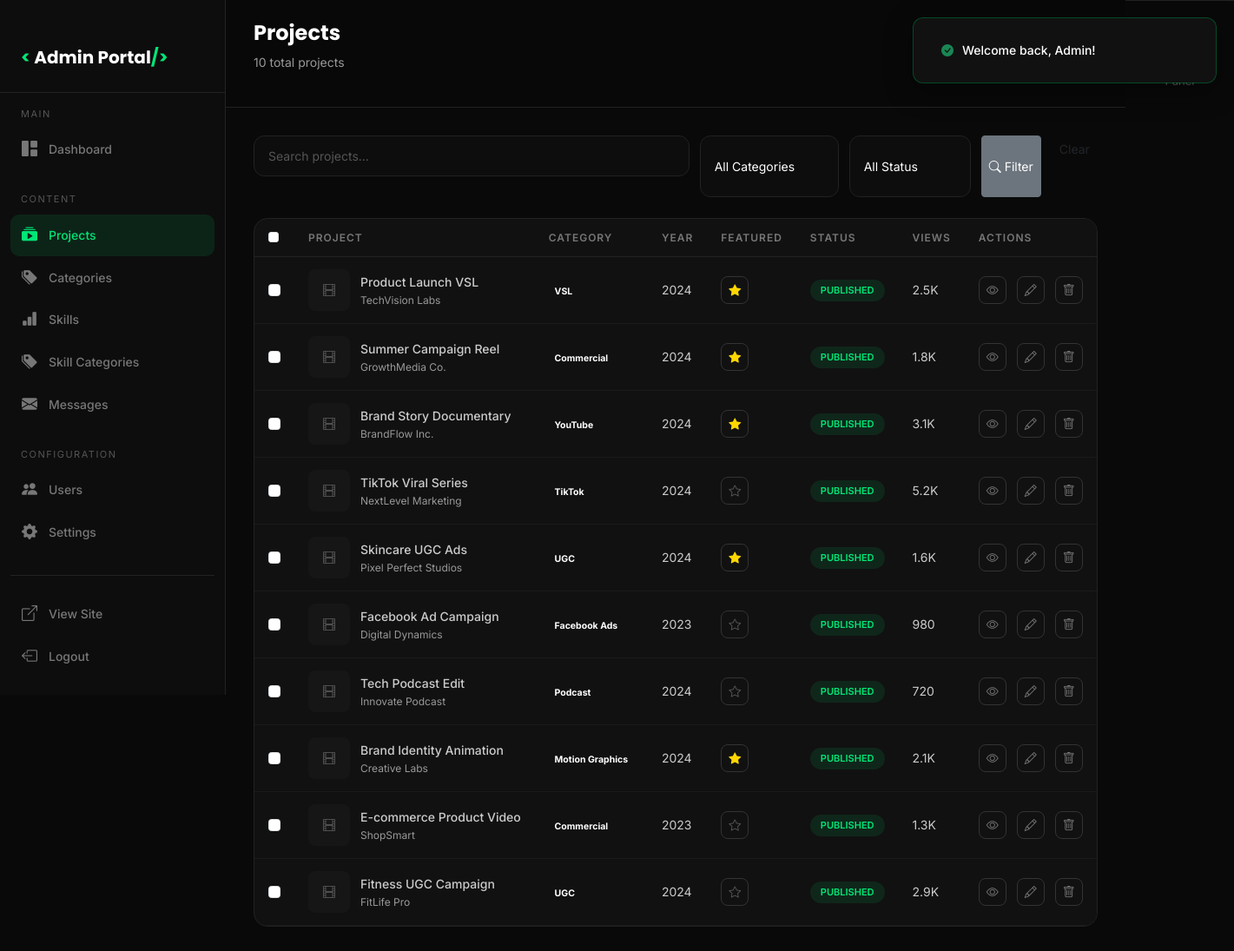
Screenshot of /admin/projects.php (signed in) with the database file from the repository.
### tables this page shows
CREATE TABLE `projects` (
  `id` INT UNSIGNED NOT NULL AUTO_INCREMENT,
  `title` VARCHAR(255) NOT NULL,
  `client` VARCHAR(200) DEFAULT NULL,
  `category_id` INT UNSIGNED NOT NULL,
  `description` TEXT DEFAULT NULL,
  `video_url` VARCHAR(500) DEFAULT NULL,
  `github_url` VARCHAR(500) DEFAULT NULL,
  `video_file` VARCHAR(500) DEFAULT NULL,
  `thumbnail` VARCHAR(500) DEFAULT NULL,
  `thumbnail_url` VARCHAR(500) DEFAULT NULL,
  `year` YEAR DEFAULT NULL,
  `duration` VARCHAR(50) DEFAULT NULL,
  `software_used` VARCHAR(255) DEFAULT NULL,
  `featured` TINYINT(1) NOT NULL DEFAULT 0,
  `status` ENUM('draft','published','archived') NOT NULL DEFAULT 'published',
  `views` INT UNSIGNED NOT NULL DEFAULT 0,
  `sort_order` INT NOT NULL DEFAULT 0,
  `created_at` TIMESTAMP NOT NULL DEFAULT CURRENT_TIMESTAMP,
  `updated_at` TIMESTAMP NOT NULL DEFAULT CURRENT_TIMESTAMP ON UPDATE CURRENT_TIMESTAMP,
  PRIMARY KEY (`id`),
  KEY `idx_project_category` (`category_id`),
  KEY `idx_project_featured` (`featured`),
  KEY `idx_project_status` (`status`),
  CONSTRAINT `fk_project_category` FOREIGN KEY (`category_id`) REFERENCES `categories` (`id`) ON DELETE CASCADE
);

CREATE TABLE `categories` (
  `id` INT UNSIGNED NOT NULL AUTO_INCREMENT,
  `name` VARCHAR(100) NOT NULL,
  `slug` VARCHAR(120) NOT NULL,
  `description` TEXT DEFAULT NULL,
  `sort_order` INT NOT NULL DEFAULT 0,
  `created_at` TIMESTAMP NOT NULL DEFAULT CURRENT_TIMESTAMP,
  PRIMARY KEY (`id`),
  UNIQUE KEY `uk_category_slug` (`slug`)
);

### includes/functions.php (called while the page is built, shortened)
<?php
function sanitize($input) {
    return htmlspecialchars(trim($input), ENT_QUOTES, 'UTF-8');
}
function formatNumber($n) {
    if ($n >= 1000) {
        return round($n / 1000, 1) . 'K';
    }
    return $n;
}
function getFlash() {
    if (isset($_SESSION['flash'])) {
        $flash = $_SESSION['flash'];
        return $flash;
    }
    return null;
}

### classes/Database.php (called while the page is built, shortened)
<?php
class Database {
    private static ?Database $instance = null;
    private ?\PDO $pdo = null;
    private function __construct() {
        try {
            $dsn = 'mysql:host=' . DB_HOST . ';dbname=' . DB_NAME . ';charset=' . DB_CHARSET;
            $this->pdo = new \PDO($dsn, DB_USER, DB_PASS, [
                \PDO::ATTR_ERRMODE => \PDO::ERRMODE_EXCEPTION,
                \PDO::ATTR_DEFAULT_FETCH_MODE => \PDO::FETCH_ASSOC,
                \PDO::ATTR_EMULATE_PREPARES => false,
            ]);
        } catch (\PDOException $e) {
            $this->pdo = null;
            self::$connected = false;
            error_log("Database connection failed: " . $e->getMessage());
        }
    }
    public static function getInstance(): self {
        if (self::$instance === null) {
            self::$instance = new self();
        }
        return self::$instance;
    }
    public function query(string $sql, array $params = []): \PDOStatement {
        $stmt = $this->pdo->prepare($sql);
        $stmt->execute($params);
        return $stmt;
    }
    public function select(string $sql, array $params = []): array {
        try {
            return $this->query($sql, $params)->fetchAll();
        } catch (\Exception $e) {
            error_log("Query error: " . $e->getMessage());
            return [];
        }
    }
    public function selectOne(string $sql, array $params = []): ?array {
        try {
            $result = $this->query($sql, $params)->fetch();
            return $result ?: null;
        } catch (\Exception $e) {
            error_log("Query error: " . $e->getMessage());
            return null;
        }
    }
}

### classes/Project.php (called while the page is built, shortened)
<?php
class Project {
    private Database $db;
    public function __construct() {
        $this->db = Database::getInstance();
    }
    public function getAllAdmin(array $filters = []): array {
        $where = ['1=1'];
        $params = [];
        $whereClause = implode(' AND ', $where);
        $page = $filters['page'] ?? 1;
        $perPage = defined('ADMIN_ITEMS_PER_PAGE') ? ADMIN_ITEMS_PER_PAGE : 10;
        $offset = ($page - 1) * $perPage;
        $orderBy = $filters['sort'] ?? 'p.created_at DESC';
        $total = $this->db->selectOne("SELECT COUNT(*) as cnt FROM projects p WHERE {$whereClause}", $params)['cnt'];
        $sql = "SELECT p.*, c.name as category_name
                FROM projects p
                LEFT JOIN categories c ON p.category_id = c.id
                WHERE {$whereClause}
                ORDER BY {$orderBy}
                LIMIT {$perPage} OFFSET {$offset}";
        return [
            'data' => $this->db->select($sql, $params),
            'total' => (int)$total,
            'page' => $page,
            'per_page' => $perPage,
            'total_pages' => ceil($total / $perPage),
        ];
    }
}

### admin/projects.php (the view, shortened to what this page needs)
<?php
require_once __DIR__ . '/includes/header.php';
require_once __DIR__ . '/includes/sidebar.php';
$projectModel = new Project();
$filters = [];
$filters['page'] = max(1, (int)($_GET['page'] ?? 1));
$projects = $projectModel->getAllAdmin($filters);
?>
<div class="admin-content">
    <div class="admin-header">
        <div>
            <h1>Projects</h1>
            <p style="color:var(--text-secondary); font-size:14px; margin-top:4px;"><?= $projects['total'] ?> total projects</p>
        </div>
        <div class="admin-header-actions">
            <button class="btn btn-primary btn-sm" onclick="openProjectModal('add')">
            </button>
        </div>
    </div>
    <div class="admin-body">
        <div class="filter-bar">
            <form method="GET" style="display:flex; gap:12px; flex-wrap:wrap; width:100%;">
                <div class="search-bar" style="flex:1; min-width:200px;">
                    <input type="text" class="form-control" name="search" placeholder="Search projects..." value="<?= sanitize($_GET['search'] ?? '') ?>">
                </div>
                <select name="category_id" class="form-control" style="width:auto; min-width:160px;">
                    <option value="">All Categories</option>
                </select>
                <select name="status" class="form-control" style="width:auto; min-width:140px;">
                    <option value="">All Status</option>
                </select>
                <button type="submit" class="btn btn-secondary btn-sm"><i class="bi bi-search"></i> Filter</button>
                <a href="<?= ADMIN_URL ?>/projects.php" class="btn btn-ghost btn-sm">Clear</a>
            </form>
        </div>
        <div class="content-card">
            <div class="content-card-body" style="padding:0; overflow-x:auto;">
                <table class="data-table">
                    <thead>
                        <tr>
                            <th style="width:40px;"><input type="checkbox" id="selectAll" class="form-check-input"></th>
                            <th>Project</th>
                            <th>Category</th>
                            <th>Year</th>
                            <th>Featured</th>
                            <th>Status</th>
                            <th>Views</th>
                            <th style="width:120px;">Actions</th>
                        </tr>
                    </thead>
                    <tbody>
                        <?php if (!empty($projects['data'])): ?>
                        <?php foreach ($projects['data'] as $project):
                            $thumbnail_display = '';
                        ?>
                        <tr>
                            <td><input type="checkbox" class="form-check-input row-select" value="<?= $project['id'] ?>"></td>
                            <td>
                                <div style="display:flex; align-items:center; gap:12px;">
                                    <div style="width:48px; height:48px; border-radius:8px; overflow:hidden; flex-shrink:0; background:var(--bg-elevated);">
                                        <?php if ($thumbnail_display): ?>
                                        <img src="<?= htmlspecialchars($thumbnail_display) ?>" alt="" style="width:100%; height:100%; object-fit:cover;">
                                        <?php else: ?>
                                        <div style="width:100%; height:100%; display:flex; align-items:center; justify-content:center; color:var(--text-muted);"><i class="bi bi-film"></i></div>
                                        <?php endif; ?>
                                    </div>
                                    <div>
                                        <div style="font-weight:500; font-size:14px;"><?= sanitize($project['title']) ?></div>
                                        <div style="font-size:12px; color:var(--text-secondary);"><?= sanitize($project['client'] ?? '') ?></div>
                                    </div>
                                </div>
                            </td>
                            <td><span class="badge badge-primary"><?= sanitize($project['category_name'] ?? 'N/A') ?></span></td>
                            <td><?= sanitize($project['year'] ?? '') ?></td>
                            <td>
                                <button class="action-btn" onclick="toggleFeatured(<?= $project['id'] ?>, this)" title="Toggle Featured">
                                    <?php if ($project['featured']): ?>
                                    <i class="bi bi-star-fill" style="color:#FFD700;"></i>
                                    <?php else: ?>
                                    <i class="bi bi-star" style="color:var(--text-muted);"></i>
                                    <?php endif; ?>
                                </button>
                            </td>
                            <td><span class="status-badge status-<?= $project['status'] ?>"><?= ucfirst($project['status']) ?></span></td>
                            <td><?= formatNumber($project['views']) ?></td>
                            <td>
                                <div style="display:flex; gap:6px;">
                                    <button class="action-btn view" onclick="viewProject(<?= htmlspecialchars(json_encode($project + ['thumbnail_display' => $thumbnail_display]), ENT_QUOTES) ?>)" title="View"><i class="bi bi-eye"></i></button>
                                    <button class="action-btn edit" onclick="editProject(<?= htmlspecialchars(json_encode($project + ['thumbnail_display' => $thumbnail_display]), ENT_QUOTES) ?>)" title="Edit"><i class="bi bi-pencil"></i></button>
                                    <button class="action-btn delete" onclick="confirmDeleteProject(<?= $project['id'] ?>, '<?= sanitize($project['title']) ?>')" title="Delete"><i class="bi bi-trash"></i></button>
                                </div>
                            </td>
                        </tr>
                        <?php endforeach; ?>
                        <?php endif; ?>
                    </tbody>
                </table>
            </div>
        </div>
    </div>
</div>
<?php require_once __DIR__ . '/includes/footer.php'; ?>

### admin/includes/header.php (shortened to what this page needs)
<?php
$currentPage = basename($_SERVER['PHP_SELF'], '.php');
$flash = getFlash();
?>
<!DOCTYPE html>
<html lang="en">
<head>
    <link href="https://cdn.jsdelivr.net/npm/bootstrap@5.3.2/dist/css/bootstrap.min.css" rel="stylesheet">
    <link href="https://cdn.jsdelivr.net/npm/bootstrap-icons@1.11.2/font/bootstrap-icons.css" rel="stylesheet">
    <link href="<?= ADMIN_URL ?>/assets/css/admin.css" rel="stylesheet">
</head>
<body>
    <?php if ($flash): ?>
    <div class="toast-container" id="flashToast" style="position:fixed;top:20px;right:20px;z-index:9999;">
        <div class="toast show toast-<?= $flash['type'] ?>" style="min-width:300px;">
            <div class="toast-body" style="display:flex;align-items:center;gap:10px;">
                <i class="bi bi-<?= $flash['type'] === 'success' ? 'check-circle-fill text-success' : ($flash['type'] === 'error' ? 'exclamation-circle-fill text-danger' : 'info-circle-fill text-info') ?>"></i>
                <?= sanitize($flash['message']) ?>
            </div>
        </div>
    </div>
    <?php endif; ?>
    <div class="admin-layout">

### admin/includes/sidebar.php (shortened to what this page needs)
<aside class="admin-sidebar" id="adminSidebar">
     <br>
    <div class="sidebar-header">
        <a href="<?= ADMIN_URL ?>/" class="sidebar-logo">
            <span class="logo-highlight">&lt;</span> Admin Portal<span class="logo-highlight">/&gt;</span>
        </a>
    </div>
    <nav class="sidebar-nav">
        <div class="nav-section">
            <div class="nav-section-title">Main</div>
            <a href="<?= ADMIN_URL ?>/" class="sidebar-link <?= $currentPage === 'index' ? 'active' : '' ?>">
                <i class="bi bi-grid-1x2-fill"></i>
                Dashboard
            </a>
        </div>
        <div class="nav-section">
            <div class="nav-section-title">Content</div>
            <a href="<?= ADMIN_URL ?>/projects.php" class="sidebar-link <?= $currentPage === 'projects' ? 'active' : '' ?>">
                <i class="bi bi-collection-play-fill"></i>
                Projects
            </a>
            <a href="<?= ADMIN_URL ?>/categories.php" class="sidebar-link <?= $currentPage === 'categories' ? 'active' : '' ?>">
                <i class="bi bi-tags-fill"></i>
                Categories
            </a>
            <a href="<?= ADMIN_URL ?>/skills.php" class="sidebar-link <?= $currentPage === 'skills' ? 'active' : '' ?>">
                <i class="bi bi-bar-chart-fill"></i>
                Skills
            </a>
            <a href="<?= ADMIN_URL ?>/skill-categories.php" class="sidebar-link <?= $currentPage === 'skill-categories' ? 'active' : '' ?>">
                <i class="bi bi-tags-fill"></i>
                Skill Categories
            </a>
            <a href="<?= ADMIN_URL ?>/messages.php" class="sidebar-link <?= $currentPage === 'messages' ? 'active' : '' ?>">
                <i class="bi bi-envelope-fill"></i>
                Messages
            </a>
        </div>
        <div class="nav-section">
            <div class="nav-section-title">Configuration</div>
            <a href="<?= ADMIN_URL ?>/users.php" class="sidebar-link <?= $currentPage === 'users' ? 'active' : '' ?>">
                <i class="bi bi-people-fill"></i>
                Users
            </a>
            <a href="<?= ADMIN_URL ?>/settings.php" class="sidebar-link <?= $currentPage === 'settings' ? 'active' : '' ?>">
                <i class="bi bi-gear-fill"></i>
                Settings
            </a>
        </div>
        <div class="nav-section" style="margin-top:auto; padding-top:20px; border-top:1px solid #222;">
            <a href="<?= BASE_URL ?>/public/" class="sidebar-link" target="_blank">
                <i class="bi bi-box-arrow-up-right"></i>
                View Site
            </a>
            <a href="<?= ADMIN_URL ?>/logout.php" class="sidebar-link" onclick="return confirm('Are you sure you want to logout?')">
                <i class="bi bi-box-arrow-left"></i>
                Logout
            </a>
        </div>
    </nav>
</aside>

### admin/includes/footer.php (shortened to what this page needs)
    <div class="admin-footer">
    </div>
</div>
</body>
</html>

### rows the page displays
projects: title "Product Launch VSL", client "TechVision Labs", category.name "VSL", year "2024", featured 1 (drawn), status "PUBLISHED", views "2.5K"
projects: title "Summer Campaign Reel", client "GrowthMedia Co.", category.name "Commercial", year "2024", featured 1 (drawn), status "PUBLISHED", views "1.8K"
projects: title "Brand Story Documentary", client "BrandFlow Inc.", category.name "YouTube", year "2024", featured 1 (drawn), status "PUBLISHED", views "3.1K"
projects: title "TikTok Viral Series", client "NextLevel Marketing", category.name "TikTok", year "2024", featured 0 (drawn), status "PUBLISHED", views "5.2K"
projects: title "Skincare UGC Ads", client "Pixel Perfect Studios", category.name "UGC", year "2024", featured 1 (drawn), status "PUBLISHED", views "1.6K"
projects: title "Facebook Ad Campaign", client "Digital Dynamics", category.name "Facebook Ads", year "2023", featured 0 (drawn), status "PUBLISHED", views "980"
projects: title "Tech Podcast Edit", client "Innovate Podcast", category.name "Podcast", year "2024", featured 0 (drawn), status "PUBLISHED", views "720"
projects: title "Brand Identity Animation", client "Creative Labs", category.name "Motion Graphics", year "2024", featured 1 (drawn), status "PUBLISHED", views "2.1K"
projects: title "E-commerce Product Video", client "ShopSmart", category.name "Commercial", year "2023", featured 0 (drawn), status "PUBLISHED", views "1.3K"
projects: title "Fitness UGC Campaign", client "FitLife Pro", category.name "UGC", year "2024", featured 0 (drawn), status "PUBLISHED", views "2.9K"

### other values shown
$flash['message'] "Welcome back, Admin!"
$projects['total'] "10"
